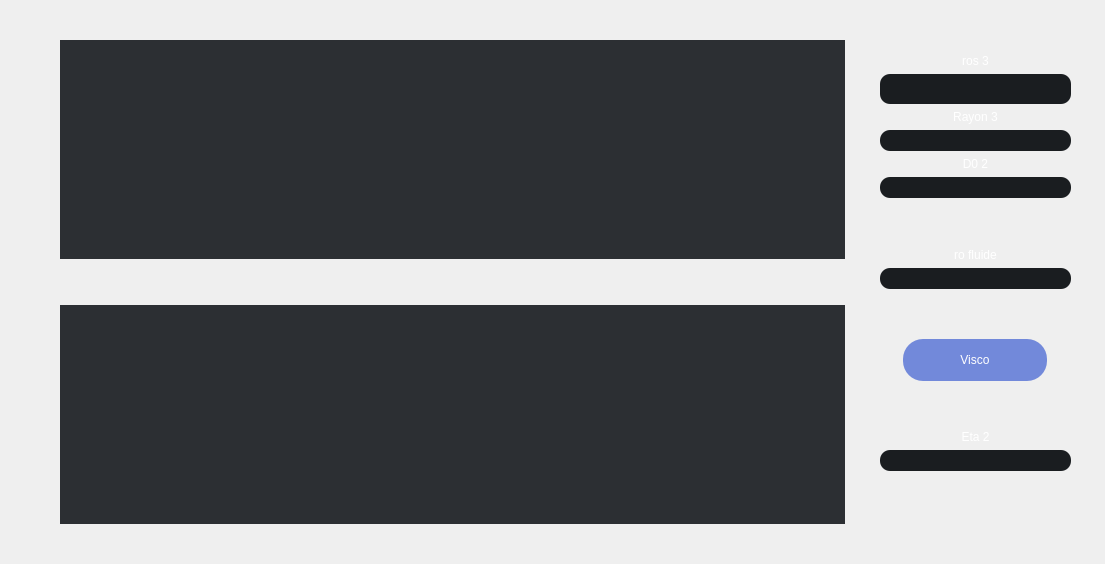
        <widget class="QWidget" name="Visco">
         <layout class="QGridLayout" name="gridLayout_23">
          <item row="0" column="0">
           <spacer name="horizontalSpacer_19">
            <property name="orientation">
             <enum>Qt::Horizontal</enum>
            </property>
            <property name="sizeType">
             <enum>QSizePolicy::Fixed</enum>
            </property>
            <property name="sizeHint" stdset="0">
             <size>
              <width>49</width>
              <height>20</height>
             </size>
            </property>
           </spacer>
          </item>
          <item row="0" column="3">
           <layout class="QGridLayout" name="gridLayout_22">
            <property name="sizeConstraint">
             <enum>QLayout::SetFixedSize</enum>
            </property>
            <item row="6" column="1">
             <widget class="QLineEdit" name="lineEdit_d0_2">
              <property name="sizePolicy">
               <sizepolicy hsizetype="Fixed" vsizetype="Fixed">
                <horstretch>0</horstretch>
                <verstretch>0</verstretch>
               </sizepolicy>
              </property>
              <property name="minimumSize">
               <size>
                <width>99</width>
                <height>21</height>
               </size>
              </property>
              <property name="maximumSize">
               <size>
                <width>300</width>
                <height>16777215</height>
               </size>
              </property>
              <property name="styleSheet">
               <string notr="true">QLineEdit {
	font: 17pt &quot;Lato&quot;;
	color: rgb(255, 255, 255);	
	background-color: #1A1D20;
 	border-radius: 10px;
}</string>
              </property>
              <property name="alignment">
               <set>Qt::AlignCenter</set>
              </property>
             </widget>
            </item>
            <item row="7" column="1">
             <spacer name="verticalSpacer_47">
              <property name="orientation">
               <enum>Qt::Vertical</enum>
              </property>
              <property name="sizeType">
               <enum>QSizePolicy::MinimumExpanding</enum>
              </property>
              <property name="sizeHint" stdset="0">
               <size>
                <width>20</width>
                <height>44</height>
               </size>
              </property>
             </spacer>
            </item>
            <item row="9" column="1">
             <widget class="QLineEdit" name="lineEdit_ro_fluide_2">
              <property name="sizePolicy">
               <sizepolicy hsizetype="Fixed" vsizetype="Fixed">
                <horstretch>0</horstretch>
                <verstretch>0</verstretch>
               </sizepolicy>
              </property>
              <property name="minimumSize">
               <size>
                <width>99</width>
                <height>21</height>
               </size>
              </property>
              <property name="maximumSize">
               <size>
                <width>300</width>
                <height>16777215</height>
               </size>
              </property>
              <property name="styleSheet">
               <string notr="true">QLineEdit {
	font: 17pt &quot;Lato&quot;;
	color: rgb(255, 255, 255);	
	background-color: #1A1D20;
 	border-radius: 10px;
}</string>
              </property>
              <property name="alignment">
               <set>Qt::AlignCenter</set>
              </property>
             </widget>
            </item>
            <item row="11" column="1" alignment="Qt::AlignHCenter">
             <widget class="QPushButton" name="pushButton_Visco">
              <property name="sizePolicy">
               <sizepolicy hsizetype="Fixed" vsizetype="Fixed">
                <horstretch>0</horstretch>
                <verstretch>0</verstretch>
               </sizepolicy>
              </property>
              <property name="minimumSize">
               <size>
                <width>144</width>
                <height>42</height>
               </size>
              </property>
              <property name="styleSheet">
               <string notr="true">border-radius: 20px;
color: rgb(255, 255, 255);
background-color: #7289DA;
font: 14pt &quot;Lato&quot;;</string>
              </property>
              <property name="text">
               <string>Visco</string>
              </property>
             </widget>
            </item>
            <item row="12" column="1">
             <spacer name="verticalSpacer_48">
              <property name="orientation">
               <enum>Qt::Vertical</enum>
              </property>
              <property name="sizeHint" stdset="0">
               <size>
                <width>20</width>
                <height>32</height>
               </size>
              </property>
             </spacer>
            </item>
            <item row="4" column="1">
             <widget class="QLineEdit" name="lineEdit_rayon_3">
              <property name="sizePolicy">
               <sizepolicy hsizetype="Fixed" vsizetype="Fixed">
                <horstretch>0</horstretch>
                <verstretch>0</verstretch>
               </sizepolicy>
              </property>
              <property name="minimumSize">
               <size>
                <width>99</width>
                <height>21</height>
               </size>
              </property>
              <property name="maximumSize">
               <size>
                <width>300</width>
                <height>16777215</height>
               </size>
              </property>
              <property name="styleSheet">
               <string notr="true">QLineEdit {
	font: 17pt &quot;Lato&quot;;
	color: rgb(255, 255, 255);	
	background-color: #1A1D20;
 	border-radius: 10px;
}</string>
              </property>
              <property name="alignment">
               <set>Qt::AlignCenter</set>
              </property>
             </widget>
            </item>
            <item row="15" column="1">
             <spacer name="verticalSpacer_46">
              <property name="orientation">
               <enum>Qt::Vertical</enum>
              </property>
              <property name="sizeType">
               <enum>QSizePolicy::MinimumExpanding</enum>
              </property>
              <property name="sizeHint" stdset="0">
               <size>
                <width>20</width>
                <height>82</height>
               </size>
              </property>
             </spacer>
            </item>
            <item row="3" column="1">
             <widget class="QLabel" name="label_rayon_3">
              <property name="maximumSize">
               <size>
                <width>300</width>
                <height>16777215</height>
               </size>
              </property>
              <property name="styleSheet">
               <string notr="true">color: rgb(255, 255, 255);
font: 15pt &quot;Lato&quot;;</string>
              </property>
              <property name="text">
               <string>Rayon 3</string>
              </property>
              <property name="alignment">
               <set>Qt::AlignCenter</set>
              </property>
             </widget>
            </item>
            <item row="5" column="1">
             <widget class="QLabel" name="label_d0_2">
              <property name="styleSheet">
               <string notr="true">color: rgb(255, 255, 255);
font: 15pt &quot;Lato&quot;;</string>
              </property>
              <property name="text">
               <string>D0 2</string>
              </property>
              <property name="alignment">
               <set>Qt::AlignCenter</set>
              </property>
             </widget>
            </item>
            <item row="13" column="1">
             <widget class="QLabel" name="label_eta2">
              <property name="maximumSize">
               <size>
                <width>300</width>
                <height>16777215</height>
               </size>
              </property>
              <property name="styleSheet">
               <string notr="true">color: rgb(255, 255, 255);
font: 15pt &quot;Lato&quot;;</string>
              </property>
              <property name="text">
               <string>Eta 2</string>
              </property>
              <property name="alignment">
               <set>Qt::AlignCenter</set>
              </property>
             </widget>
            </item>
            <item row="14" column="1">
             <widget class="QLineEdit" name="lineEdit_eta2">
              <property name="sizePolicy">
               <sizepolicy hsizetype="Fixed" vsizetype="Fixed">
                <horstretch>0</horstretch>
                <verstretch>0</verstretch>
               </sizepolicy>
              </property>
              <property name="minimumSize">
               <size>
                <width>99</width>
                <height>21</height>
               </size>
              </property>
              <property name="maximumSize">
               <size>
                <width>300</width>
                <height>16777215</height>
               </size>
              </property>
              <property name="styleSheet">
               <string notr="true">QLineEdit {
	font: 17pt &quot;Lato&quot;;
	color: rgb(255, 255, 255);	
	background-color: #1A1D20;
 	border-radius: 10px;
}</string>
              </property>
              <property name="alignment">
               <set>Qt::AlignCenter</set>
              </property>
              <property name="readOnly">
               <bool>true</bool>
              </property>
             </widget>
            </item>
            <item row="8" column="1">
             <widget class="QLabel" name="label_ro_fluide_2">
              <property name="styleSheet">
               <string notr="true">color: rgb(255, 255, 255);
font: 15pt &quot;Lato&quot;;</string>
              </property>
              <property name="text">
               <string>ro fluide</string>
              </property>
              <property name="alignment">
               <set>Qt::AlignCenter</set>
              </property>
             </widget>
            </item>
            <item row="0" column="1">
             <spacer name="verticalSpacer_45">
              <property name="orientation">
               <enum>Qt::Vertical</enum>
              </property>
              <property name="sizeType">
               <enum>QSizePolicy::MinimumExpanding</enum>
              </property>
              <property name="sizeHint" stdset="0">
               <size>
                <width>20</width>
                <height>13</height>
               </size>
              </property>
             </spacer>
            </item>
            <item row="2" column="1">
             <widget class="QLineEdit" name="lineEdit_ros3">
              <property name="sizePolicy">
               <sizepolicy hsizetype="Fixed" vsizetype="Fixed">
                <horstretch>0</horstretch>
                <verstretch>0</verstretch>
               </sizepolicy>
              </property>
              <property name="minimumSize">
               <size>
                <width>99</width>
                <height>21</height>
               </size>
              </property>
              <property name="maximumSize">
               <size>
                <width>300</width>
                <height>16777215</height>
               </size>
              </property>
              <property name="font">
               <font>
                <family>Lato</family>
                <pointsize>17</pointsize>
                <weight>50</weight>
                <italic>false</italic>
                <bold>false</bold>
               </font>
              </property>
              <property name="styleSheet">
               <string notr="true">QLineEdit {
	font: 17pt &quot;Lato&quot;;
	color: rgb(255, 255, 255);	
	background-color: #1A1D20;
 	border-radius: 10px;
}</string>
              </property>
              <property name="alignment">
               <set>Qt::AlignCenter</set>
              </property>
             </widget>
            </item>
            <item row="1" column="1">
             <widget class="QLabel" name="label_ros3">
              <property name="maximumSize">
               <size>
                <width>300</width>
                <height>16777215</height>
               </size>
              </property>
              <property name="styleSheet">
               <string notr="true">color: rgb(255, 255, 255);
font: 15pt &quot;Lato&quot;;</string>
              </property>
              <property name="text">
               <string>ros 3</string>
              </property>
              <property name="alignment">
               <set>Qt::AlignCenter</set>
              </property>
             </widget>
            </item>
            <item row="10" column="1">
             <spacer name="verticalSpacer_49">
              <property name="orientation">
               <enum>Qt::Vertical</enum>
              </property>
              <property name="sizeType">
               <enum>QSizePolicy::MinimumExpanding</enum>
              </property>
              <property name="sizeHint" stdset="0">
               <size>
                <width>20</width>
                <height>32</height>
               </size>
              </property>
             </spacer>
            </item>
           </layout>
          </item>
          <item row="0" column="2">
           <spacer name="horizontalSpacer_20">
            <property name="orientation">
             <enum>Qt::Horizontal</enum>
            </property>
            <property name="sizeType">
             <enum>QSizePolicy::Fixed</enum>
            </property>
            <property name="sizeHint" stdset="0">
             <size>
              <width>29</width>
              <height>20</height>
             </size>
            </property>
           </spacer>
          </item>
          <item row="0" column="1">
           <layout class="QGridLayout" name="gridLayout_21">
            <item row="5" column="0">
             <spacer name="verticalSpacer_42">
              <property name="orientation">
               <enum>Qt::Vertical</enum>
              </property>
              <property name="sizeType">
               <enum>QSizePolicy::Fixed</enum>
              </property>
              <property name="sizeHint" stdset="0">
               <size>
                <width>20</width>
                <height>29</height>
               </size>
              </property>
             </spacer>
            </item>
            <item row="2" column="0">
             <widget class="QWidget" name="Graphe_Xexp_Xcal_3" native="true">
              <property name="sizePolicy">
               <sizepolicy hsizetype="MinimumExpanding" vsizetype="MinimumExpanding">
                <horstretch>0</horstretch>
                <verstretch>0</verstretch>
               </sizepolicy>
              </property>
              <property name="minimumSize">
               <size>
                <width>785</width>
                <height>219</height>
               </size>
              </property>
              <property name="styleSheet">
               <string notr="true">background-color: #2C2F33;</string>
              </property>
             </widget>
            </item>
            <item row="0" column="0">
             <spacer name="verticalSpacer_43">
              <property name="orientation">
               <enum>Qt::Vertical</enum>
              </property>
              <property name="sizeType">
               <enum>QSizePolicy::Fixed</enum>
              </property>
              <property name="sizeHint" stdset="0">
               <size>
                <width>20</width>
                <height>29</height>
               </size>
              </property>
             </spacer>
            </item>
            <item row="3" column="0">
             <spacer name="verticalSpacer_44">
              <property name="orientation">
               <enum>Qt::Vertical</enum>
              </property>
              <property name="sizeType">
               <enum>QSizePolicy::Fixed</enum>
              </property>
              <property name="sizeHint" stdset="0">
               <size>
                <width>37</width>
                <height>40</height>
               </size>
              </property>
             </spacer>
            </item>
            <item row="4" column="0">
             <widget class="QWidget" name="Graphe_Yexp_Ycal_3" native="true">
              <property name="sizePolicy">
               <sizepolicy hsizetype="MinimumExpanding" vsizetype="MinimumExpanding">
                <horstretch>0</horstretch>
                <verstretch>0</verstretch>
               </sizepolicy>
              </property>
              <property name="minimumSize">
               <size>
                <width>785</width>
                <height>219</height>
               </size>
              </property>
              <property name="styleSheet">
               <string notr="true">background-color: #2C2F33;</string>
              </property>
             </widget>
            </item>
           </layout>
          </item>
          <item row="0" column="4">
           <spacer name="horizontalSpacer_21">
            <property name="orientation">
             <enum>Qt::Horizontal</enum>
            </property>
            <property name="sizeType">
             <enum>QSizePolicy::Fixed</enum>
            </property>
            <property name="sizeHint" stdset="0">
             <size>
              <width>23</width>
              <height>20</height>
             </size>
            </property>
           </spacer>
          </item>
         </layout>
        </widget>
